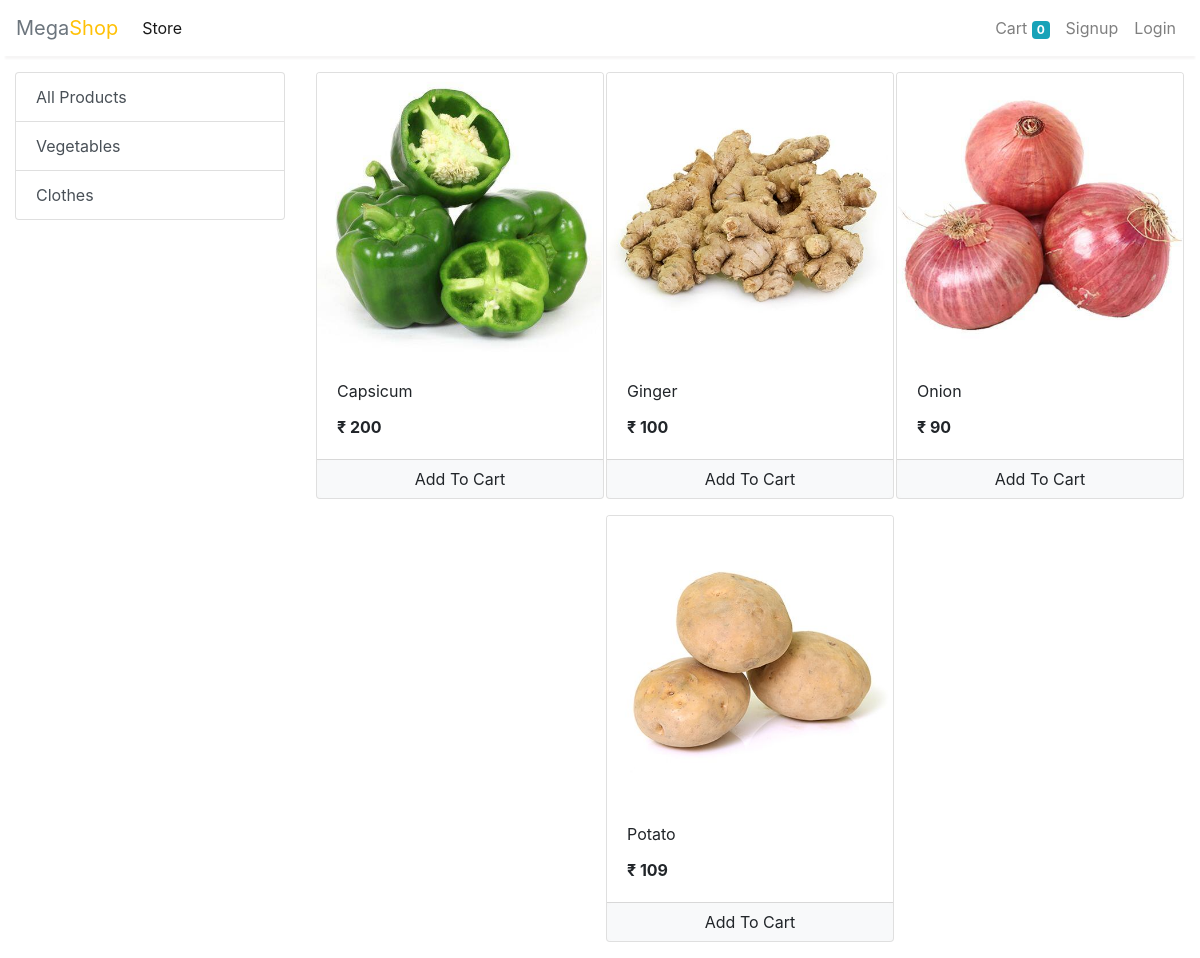
/store?category=1, run on the app's committed database.
### App/models/category.py (models this page shows, shortened)
class Category(models.Model):
    name        = models.CharField(max_length=20)
    @staticmethod
    def get_all_categories():
        return Category.objects.all()

### App/models/product.py (models this page shows, shortened)
class Product(models.Model):
    name                = models.CharField(max_length=50)
    price               = models.IntegerField(default=0)
    category            = models.ForeignKey(Category, on_delete=models.CASCADE, default=1)
    description         = models.CharField(max_length=200, default='' , null=True , blank=True)
    image               = models.ImageField(upload_to='uploads/products/')
    @staticmethod
    def get_all_products_by_categoryid(category_id):
        if category_id:
            return Product.objects.filter(category = category_id)
        else:
            return Product.get_all_products();

### App/views/home.py (the view)
# urls.py: path('store', store , name='store'),
def store(request):
    cart    = request.session.get('cart')
    if not cart:
        request.session['cart'] = {}
    products = None
    categories  = Category.get_all_categories()
    categoryID  = request.GET.get('category')
    if categoryID:
        products = Product.get_all_products_by_categoryid(categoryID)
    else:
        products = Product.get_all_products();
    data = {}
    data['products'] = products
    data['categories'] = categories
    return render(request, 'index.html', data)

### App/templatetags/cart.py (called while the page is built)
@register.filter(name='is_in_cart')
def is_in_cart(product  , cart):
    keys = cart.keys()
    for id in keys:
        if int(id) == product.id:
            return True
    return False;

### App/templatetags/custom_filter.py (called while the page is built)
@register.filter(name='currency')
def currency(number):
    return "₹ "+str(number)

### MegaShop/templates/index.html (shortened to what this page needs)
{% extends 'base.html' %}
{% block content %}
{% load cart %}
{% load custom_filter %}
<div class="container-fluid mt-3">
	<div class="row">
		<div class="col-lg-3 mx-auto">
			<div class="list-group">
				<a href="/" class="list-group-item list-group-item-action">All Products</a>
				{% for category in categories %}
				<a href="/?category={{category.id}}"
					class="list-group-item list-group-item-action">{{category.name}}</a>
				{% endfor %}
			</div>
		</div>
		<div id='products' class="col-lg-9 mx-auto">
			<div class="row mx-auto">
				{% for product in products %}
				<div class="card mx-auto mb-3" id={{product.id}} style="width: 18rem;">
					<img class="card-img-top" src="{{product.image.url}}" alt="Card image cap">
					<div class="card-body">
						<p class="card-title">{{product.name}}</p>
						<p class="card-text"><b>{{product.price|currency}}</b></p>
					</div>
					<div class="card-footer p-0 no-gutters">
						{% if product|is_in_cart:request.session.cart %}
						<div class="row no-gutters">
							<form action="/#{{product.id}}" class="col-2 " method="post">
								{% csrf_token %}
								<input hidden type="text" name='product' value='{{product.id}}'>
								<input hidden type="text" name='remove' value='True'>
								<input type="submit" value=" - " class="btn btn-block btn-light border-right">
							</form>
							<div class="text-center col">{{product|cart_quantity:request.session.cart}} in Cart</div>
							<form action="/#{{product.id}}" class="col-2 " method="post">
								{% csrf_token %}
								<input hidden type="text" name='product' value='{{product.id}}'>
								<input type="submit" value=" + " class="btn btn-block btn-light border-left">
							</form>
						</div>
						{% else %}
						<form action="/#{{product.id}}" method="POST" class="btn-block">
							<input type="submit" class="float-right btn btn-light  form-control"
								value="Add To Cart">
						</form>
						{% endif %}
					</div>
				</div>
				{% endfor %}
			</div>
		</div>
	</div>
</div>
{% endblock %}

### data on the page
Category: name "Vegetables"
Category: name "Clothes"
Product: {{ product.id }} 1 (drawn), image (picture), name "Capsicum", price "₹ 200"
Product: image (picture), name "Ginger", price "₹ 100"
Product: image (picture), name "Onion", price "₹ 90"
Product: image (picture), name "Potato", price "₹ 109"

### other printed values
{{ request.session.cart.keys|length }} "0"
